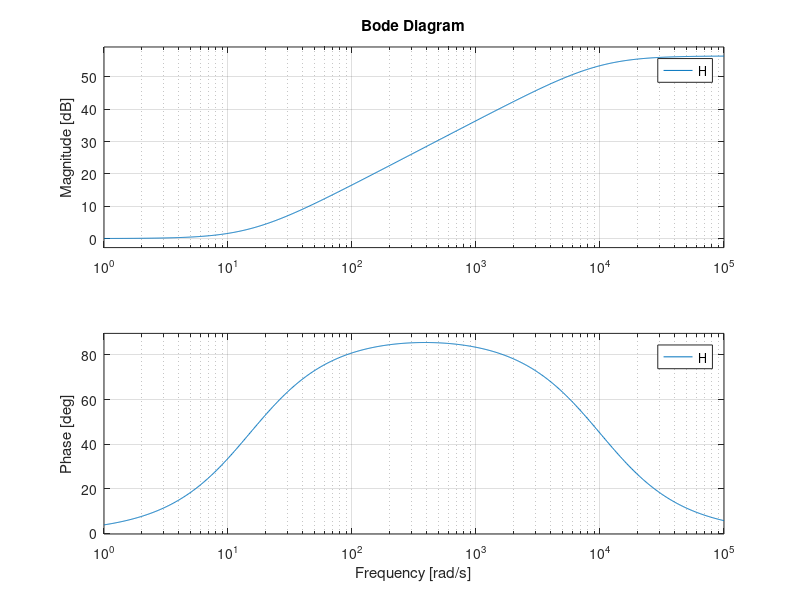

This figure's MATLAB source:
%% HW 8.2
clc;
clear all;
close all;

%%
% Define numerator a*s^2 + b*s + c = [a b c], b*s + c = [b c], etc...  
num = [2000 30000];
% Define denominator a*s^2 + b*s + c = [a b c], b*s + c = [b c], etc...
den = [3 30000];
% Define transer function
H = tf(num, den); 
% Plot bode diagram
bode(H)
